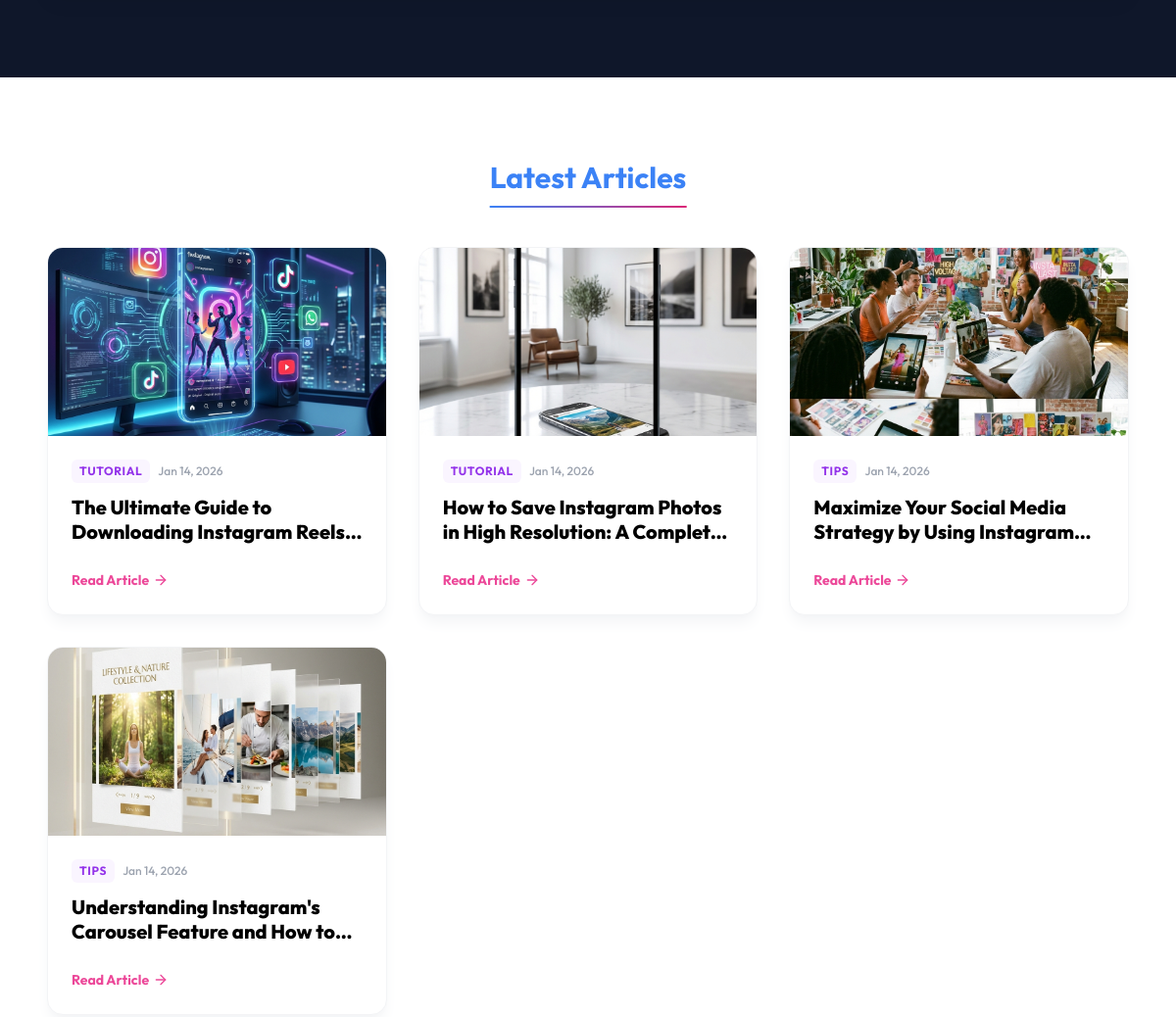
The app's page / (middle part), older data.
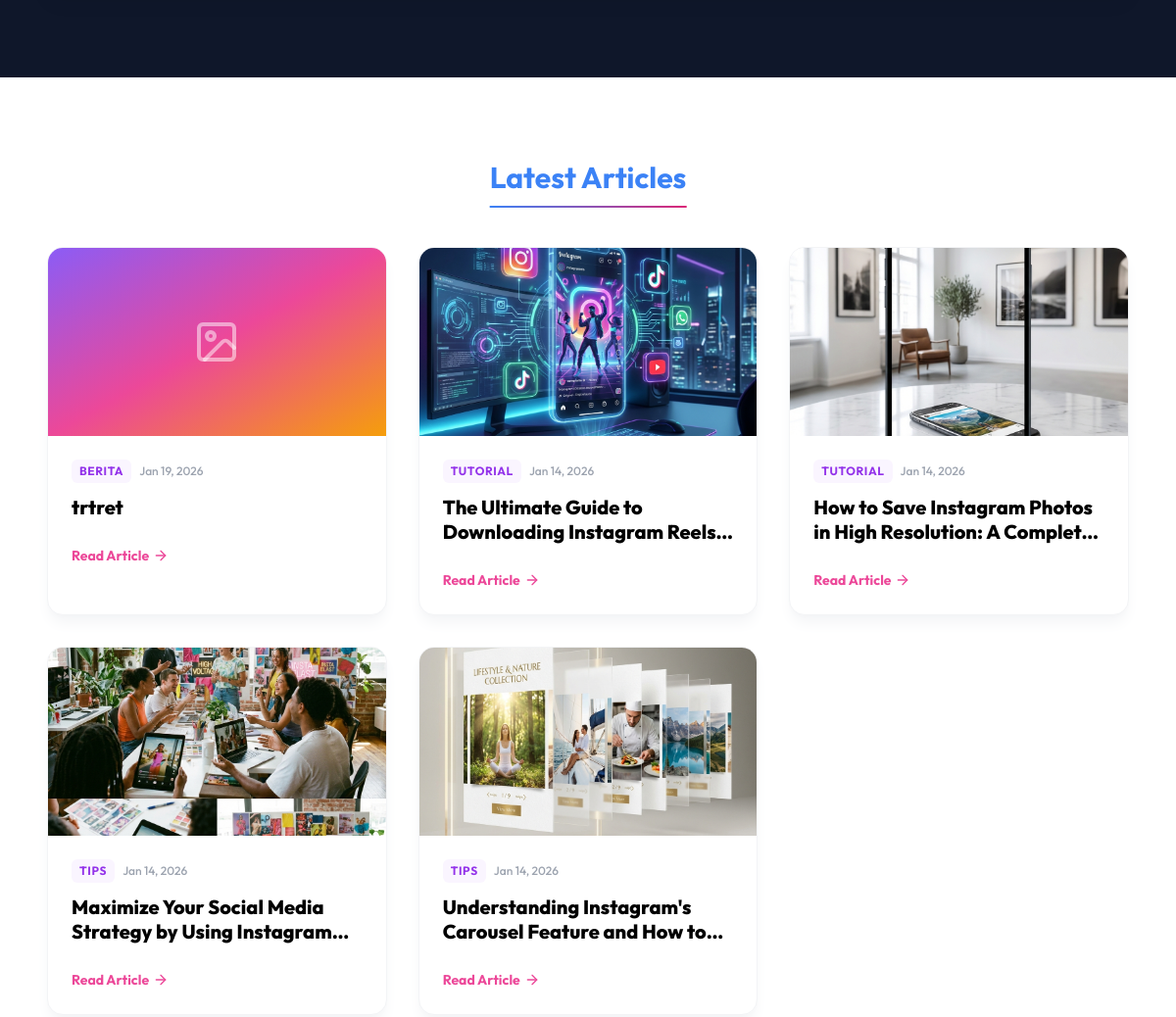
The same page, newer data.
### tables this page shows
CREATE TABLE blog_posts (id INTEGER PRIMARY KEY AUTOINCREMENT, title TEXT, slug TEXT UNIQUE, content TEXT, thumbnail TEXT, lang_code TEXT DEFAULT 'en', meta_title TEXT, meta_description TEXT, created_at DATETIME DEFAULT CURRENT_TIMESTAMP, category TEXT DEFAULT 'General', translation_group TEXT, status TEXT DEFAULT 'published', tags TEXT DEFAULT '', excerpt TEXT, author_id INTEGER);

### index.php (the view, shortened to what this page needs)
<?php
require_once 'includes/Translator.php';
$lang = $_GET['lang'] ?? 'en';
?>
<!DOCTYPE html>
<html lang="<?php echo $lang; ?>">
<head>
    <script src="https://cdn.tailwindcss.com"></script>
    <link rel="stylesheet" href="assets/css/responsive.css">
</head>
<body>
    <main class="py-20 bg-slate-200 flex-grow">
    </main>
    <section id="blog" class="py-20 bg-white">
        <div class="max-w-6xl mx-auto px-6">
            <h2 class="section-header-blue text-center mb-12">Latest Articles</h2>
            <?php
            try {
                $stmt = $pdo->prepare("SELECT * FROM blog_posts WHERE lang_code = ? AND status = 'published' ORDER BY created_at DESC LIMIT 6");
                $stmt->execute([$lang]);
                $nativePosts = $stmt->fetchAll(PDO::FETCH_ASSOC);
                $latest_posts = $nativePosts;
            } catch (Exception $e) {
                $latest_posts = [];
            }
            ?>
            <?php if (!empty($latest_posts)): ?>
                <div class="grid md:grid-cols-3 gap-8">
                    <?php foreach ($latest_posts as $post): ?>
                        <article
                            class="bg-white rounded-2xl shadow-lg shadow-gray-100 overflow-hidden border border-gray-100 hover:-translate-y-2 transition-transform duration-300">
                            <?php if (!empty($post['thumbnail'])): ?>
                                <a href="blog-detail.php?slug=<?php echo htmlspecialchars($post['slug']); ?>"
                                    class="block h-48 overflow-hidden">
                                    <img src="<?php echo htmlspecialchars($post['thumbnail']); ?>"
                                        alt="<?php echo htmlspecialchars($post['title']); ?>" class="w-full h-full object-cover">
                                </a>
                            <?php else: ?>
                                <a href="blog-detail.php?slug=<?php echo htmlspecialchars($post['slug']); ?>"
                                    class="block h-48 bg-gradient-to-br from-[#8b5cf6] via-[#ec4899] to-[#f59e0b] flex items-center justify-center">
                                    <i data-lucide="image" class="w-12 h-12 text-white/50"></i>
                                </a>
                            <?php endif; ?>
                            <div class="p-6">
                                <div class="flex items-center gap-2 mb-3">
                                    <span
                                        class="bg-purple-50 text-purple-600 text-xs font-bold px-2 py-1 rounded-md uppercase tracking-wider">
                                        <?php echo htmlspecialchars($post['category'] ?? 'General'); ?>
                                    </span>
                                    <span class="text-xs text-gray-400 font-medium">
                                        <?php echo date('M d, Y', strtotime($post['created_at'])); ?>
                                    </span>
                                </div>
                                <h3 class="text-xl font-bold text-gray-800 mb-2 leading-tight line-clamp-2">
                                    <a href="blog-detail.php?slug=<?php echo htmlspecialchars($post['slug']); ?>"
                                        class="hover:text-[#ec4899] transition-colors">
                                        <?php echo htmlspecialchars($post['title']); ?>
                                    </a>
                                </h3>
                                <a href="blog-detail.php?slug=<?php echo htmlspecialchars($post['slug']); ?>"
                                    class="inline-flex items-center text-[#ec4899] font-bold text-sm hover:gap-2 transition-all gap-1">
                                    Read Article <i data-lucide="arrow-right" class="w-4 h-4"></i>
                                </a>
                            </div>
                        </article>
                    <?php endforeach; ?>
                </div>
            <?php endif; ?>
        </div>
    </section>
</body>
</html>

Row changes from the older to the newer data that the page shows:
added blog_posts: category "BERITA", created_at "Jan 19, 2026", title "trtret"
